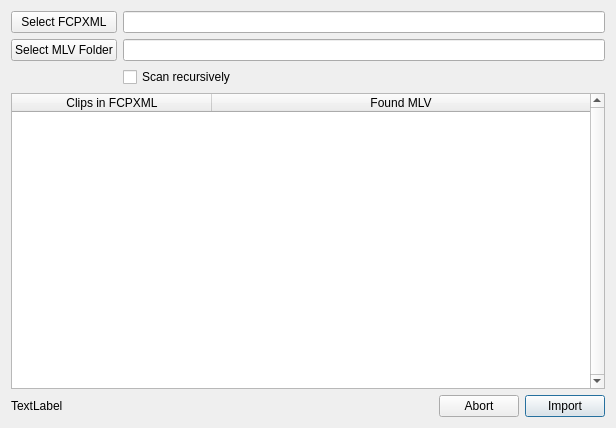
<?xml version="1.0" encoding="UTF-8"?>
<ui version="4.0">
 <class>FcpxmlAssistantDialog</class>
 <widget class="QDialog" name="FcpxmlAssistantDialog">
  <property name="geometry">
   <rect>
    <x>0</x>
    <y>0</y>
    <width>616</width>
    <height>428</height>
   </rect>
  </property>
  <property name="windowTitle">
   <string>FCPXML Import Assistant</string>
  </property>
  <layout class="QGridLayout" name="gridLayout_2">
   <item row="0" column="0">
    <layout class="QGridLayout" name="gridLayout">
     <item row="0" column="0">
      <widget class="QPushButton" name="pushButtonFcpxml">
       <property name="text">
        <string>Select FCPXML</string>
       </property>
       <property name="icon">
        <iconset resource="ressources.qrc">
         <normaloff>:/RetinaIMG/RetinaIMG/Movie-icon.png</normaloff>:/RetinaIMG/RetinaIMG/Movie-icon.png</iconset>
       </property>
       <property name="default">
        <bool>true</bool>
       </property>
       <property name="flat">
        <bool>false</bool>
       </property>
      </widget>
     </item>
     <item row="0" column="1">
      <widget class="QLineEdit" name="lineEditFcpxml">
       <property name="readOnly">
        <bool>true</bool>
       </property>
      </widget>
     </item>
     <item row="1" column="0">
      <widget class="QPushButton" name="pushButtonMlv">
       <property name="text">
        <string>Select MLV Folder</string>
       </property>
       <property name="icon">
        <iconset resource="ressources.qrc">
         <normaloff>:/RetinaIMG/RetinaIMG/Folder-Open-icon.png</normaloff>:/RetinaIMG/RetinaIMG/Folder-Open-icon.png</iconset>
       </property>
      </widget>
     </item>
     <item row="1" column="1">
      <widget class="QLineEdit" name="lineEditMlvFolder">
       <property name="readOnly">
        <bool>true</bool>
       </property>
      </widget>
     </item>
     <item row="2" column="1">
      <widget class="QCheckBox" name="checkBoxScanRecursively">
       <property name="text">
        <string>Scan recursively</string>
       </property>
      </widget>
     </item>
    </layout>
   </item>
   <item row="1" column="0">
    <widget class="QTableWidget" name="tableWidget">
     <property name="verticalScrollBarPolicy">
      <enum>Qt::ScrollBarAlwaysOn</enum>
     </property>
     <property name="editTriggers">
      <set>QAbstractItemView::NoEditTriggers</set>
     </property>
     <property name="selectionMode">
      <enum>QAbstractItemView::NoSelection</enum>
     </property>
     <property name="selectionBehavior">
      <enum>QAbstractItemView::SelectRows</enum>
     </property>
     <attribute name="horizontalHeaderDefaultSectionSize">
      <number>200</number>
     </attribute>
     <attribute name="horizontalHeaderStretchLastSection">
      <bool>true</bool>
     </attribute>
     <attribute name="verticalHeaderVisible">
      <bool>false</bool>
     </attribute>
     <column>
      <property name="text">
       <string>Clips in FCPXML</string>
      </property>
     </column>
     <column>
      <property name="text">
       <string>Found MLV</string>
      </property>
     </column>
    </widget>
   </item>
   <item row="2" column="0">
    <layout class="QHBoxLayout" name="horizontalLayout">
     <item>
      <widget class="QLabel" name="labelStatus">
       <property name="text">
        <string>TextLabel</string>
       </property>
      </widget>
     </item>
     <item>
      <spacer name="horizontalSpacer">
       <property name="orientation">
        <enum>Qt::Horizontal</enum>
       </property>
       <property name="sizeHint" stdset="0">
        <size>
         <width>40</width>
         <height>20</height>
        </size>
       </property>
      </spacer>
     </item>
     <item>
      <widget class="QPushButton" name="pushButtonAbort">
       <property name="text">
        <string>Abort</string>
       </property>
      </widget>
     </item>
     <item>
      <widget class="QPushButton" name="pushButtonImport">
       <property name="text">
        <string>Import</string>
       </property>
       <property name="default">
        <bool>true</bool>
       </property>
      </widget>
     </item>
    </layout>
   </item>
  </layout>
 </widget>
 <tabstops>
  <tabstop>pushButtonFcpxml</tabstop>
  <tabstop>lineEditFcpxml</tabstop>
  <tabstop>pushButtonMlv</tabstop>
  <tabstop>lineEditMlvFolder</tabstop>
  <tabstop>tableWidget</tabstop>
  <tabstop>pushButtonAbort</tabstop>
  <tabstop>pushButtonImport</tabstop>
 </tabstops>
 <resources>
  <include location="ressources.qrc"/>
 </resources>
 <connections>
  <connection>
   <sender>pushButtonAbort</sender>
   <signal>clicked()</signal>
   <receiver>FcpxmlAssistantDialog</receiver>
   <slot>reject()</slot>
   <hints>
    <hint type="sourcelabel">
     <x>216</x>
     <y>275</y>
    </hint>
    <hint type="destinationlabel">
     <x>199</x>
     <y>149</y>
    </hint>
   </hints>
  </connection>
  <connection>
   <sender>pushButtonImport</sender>
   <signal>clicked()</signal>
   <receiver>FcpxmlAssistantDialog</receiver>
   <slot>accept()</slot>
   <hints>
    <hint type="sourcelabel">
     <x>326</x>
     <y>275</y>
    </hint>
    <hint type="destinationlabel">
     <x>199</x>
     <y>149</y>
    </hint>
   </hints>
  </connection>
 </connections>
</ui>
